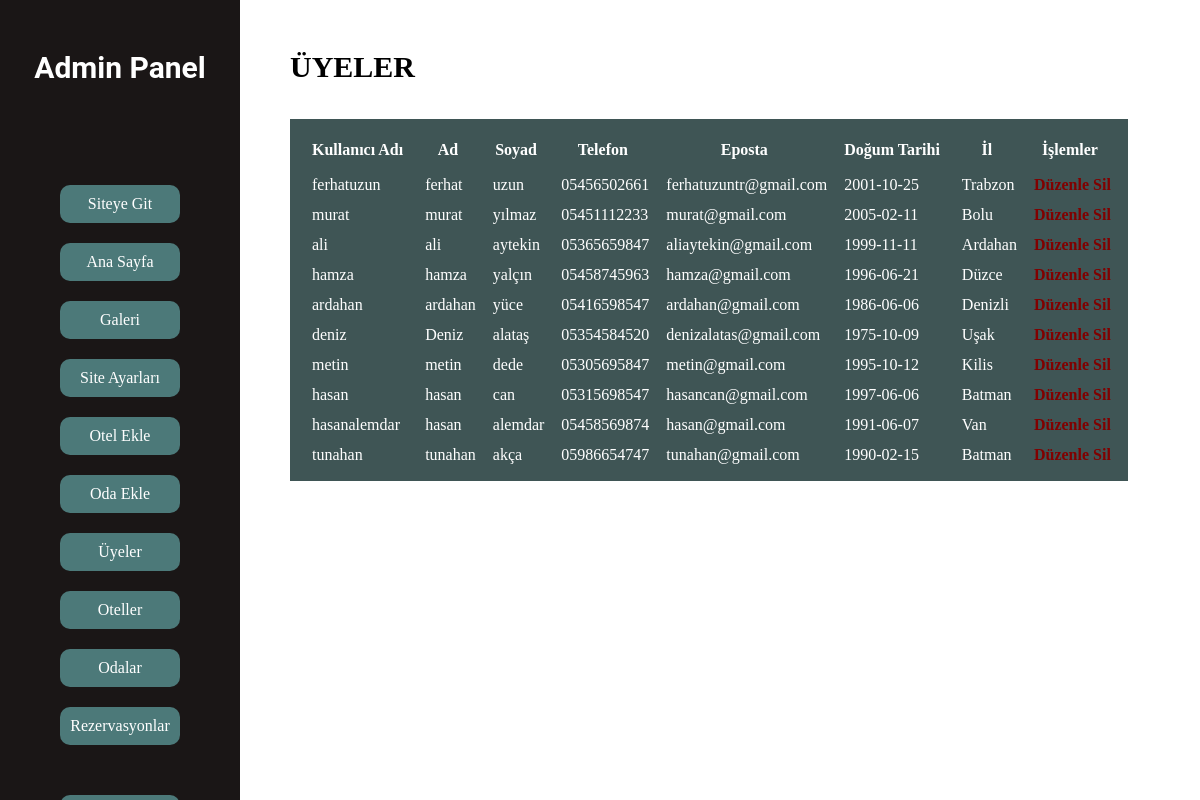
Screenshot of /admin/uyeler.php (signed in) with the database file from the repository.
### tables this page shows
CREATE TABLE `musteri` (
  `id` int NOT NULL,
  `kullanici_adi` varchar(45) NOT NULL,
  `sifre` varchar(45) NOT NULL,
  `ad` varchar(45) NOT NULL,
  `soyad` varchar(45) NOT NULL,
  `telefon` varchar(45) NOT NULL,
  `eposta` varchar(45) NOT NULL,
  `dogum_tarihi` varchar(45) DEFAULT NULL,
  `il` varchar(45) DEFAULT NULL,
  `admin` varchar(45) DEFAULT NULL
);

### admin/uyeler.php (the view, shortened to what this page needs)
<!DOCTYPE html>
<html lang="tr">
<head>
    <link rel="stylesheet" href="css/admin.css" />
</head>
<body>
    <?php include("menu.php") ?>
    <div id="icerik">
        <div id="uyeler">
                <h3>ÜYELER</h3>
                <form action="" method="GET">
                    <table>
                        <tr>
                            <th>Kullanıcı Adı</th>
                            <th>Ad</th>
                            <th>Soyad</th>
                            <th>Telefon</th>
                            <th>Eposta</th>
                            <th>Doğum Tarihi</th>
                            <th>İl</th>
                            <th>İşlemler</th>
                        </tr>
                        <?php
                            include "../sql.php";
                            $kayitCek="select * from musteri";
                            $calistir = mysqli_query($baglanti,$kayitCek);
                            while($cal=$calistir->fetch_assoc()){
                                echo "<tr>";
                                echo "<td>".$cal["kullanici_adi"]."</td>";
                                echo "<td>".$cal["ad"]."</td>";
                                echo "<td>".$cal["soyad"]."</td>";
                                echo "<td>".$cal["telefon"]."</td>";
                                echo "<td>".$cal["eposta"]."</td>";
                                echo "<td>".$cal["dogum_tarihi"]."</td>";
                                echo "<td>".$cal["il"]."</td>";
                                echo "<td><a href=uye_duzenle.php?musteri_id=".$cal["id"]."> Düzenle</a>
                                    <a href=uyeler.php?musteri_id=".$cal["id"]."&sil=evet"."> Sil</a> ";
                                echo "</tr>";
                            }
                        ?>
                    </table>
                </form>
            </div>
        </div>
</body>
</html>

### admin/css/admin.css (style rules this page uses)
* { padding: 0; margin: 0; box-sizing: border-box; }
body,html { height: 100%; }
#icerik { width: 100%; padding-left: 20%; }
#uyeler { padding-left: 50px; padding-top: 50px; }
#uyeler h3 { font-size: 30px; margin-bottom: 35px; }
#uyeler table { color: #fff; padding: 10px; background-color: rgb(63, 85, 85); }
#uyeler table tr th { padding: 10px; }
#uyeler table tr td { padding: 5px; padding-left: 10px; }
#uyeler a { color: rgb(129, 0, 0); text-decoration: none; font-weight: 600; transition: 300ms all; }

### rows the page displays
musteri: kullanici_adi "ferhatuzun", ad "ferhat", soyad "uzun", telefon "05456502661", eposta "ferhatuzuntr@gmail.com", dogum_tarihi "2001-10-25", il "Trabzon"
musteri: kullanici_adi "murat", ad "murat", soyad "yılmaz", telefon "05451112233", eposta "murat@gmail.com", dogum_tarihi "2005-02-11", il "Bolu"
musteri: kullanici_adi "ali", ad "ali", soyad "aytekin", telefon "05365659847", eposta "aliaytekin@gmail.com", dogum_tarihi "1999-11-11", il "Ardahan"
musteri: kullanici_adi "hamza", ad "hamza", soyad "yalçın", telefon "05458745963", eposta "hamza@gmail.com", dogum_tarihi "1996-06-21", il "Düzce"
musteri: kullanici_adi "ardahan", ad "ardahan", soyad "yüce", telefon "05416598547", eposta "ardahan@gmail.com", dogum_tarihi "1986-06-06", il "Denizli"
musteri: kullanici_adi "deniz", ad "Deniz", soyad "alataş", telefon "05354584520", eposta "denizalatas@gmail.com", dogum_tarihi "1975-10-09", il "Uşak"
musteri: kullanici_adi "metin", ad "metin", soyad "dede", telefon "05305695847", eposta "metin@gmail.com", dogum_tarihi "1995-10-12", il "Kilis"
musteri: kullanici_adi "hasan", ad "hasan", soyad "can", telefon "05315698547", eposta "hasancan@gmail.com", dogum_tarihi "1997-06-06", il "Batman"
musteri: kullanici_adi "hasanalemdar", ad "hasan", soyad "alemdar", telefon "05458569874", eposta "hasan@gmail.com", dogum_tarihi "1991-06-07", il "Van"
musteri: kullanici_adi "tunahan", ad "tunahan", soyad "akça", telefon "05986654747", eposta "tunahan@gmail.com", dogum_tarihi "1990-02-15", il "Batman"
